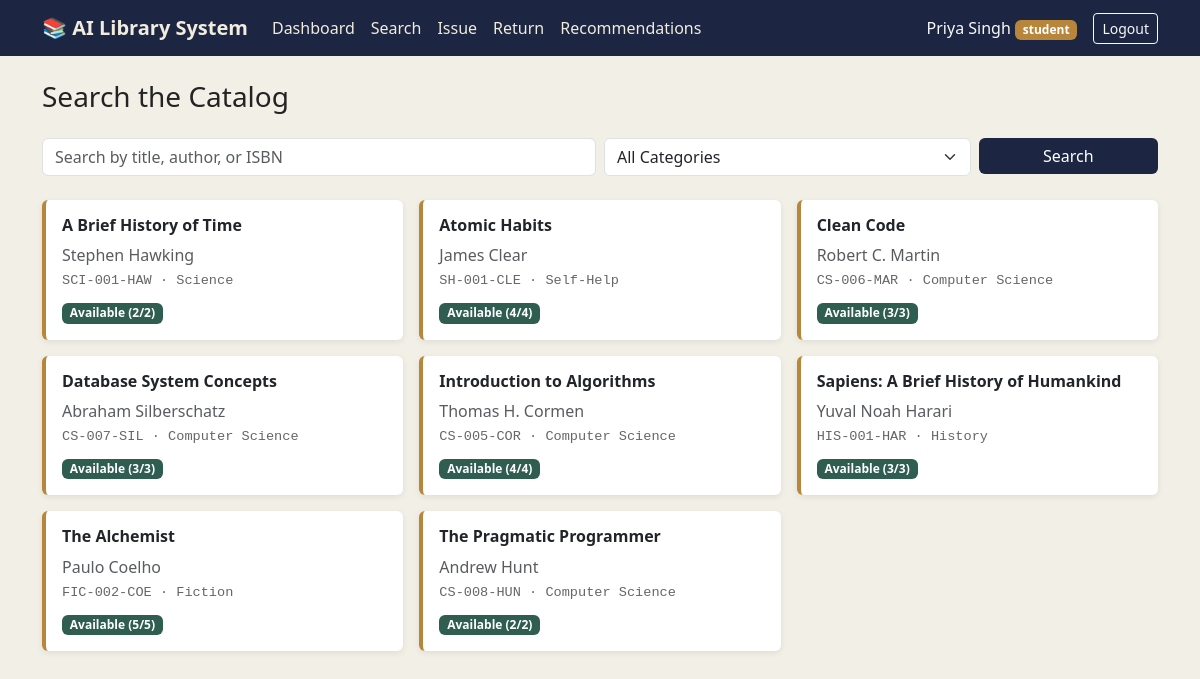
The app's page /search (signed in) with its own data.
### tables this page shows
CREATE TABLE Books (
    book_id           INTEGER PRIMARY KEY AUTOINCREMENT,
    title             TEXT NOT NULL,
    author            TEXT NOT NULL,
    category          TEXT NOT NULL,
    isbn              TEXT UNIQUE,
    call_number       TEXT,
    total_copies      INTEGER NOT NULL DEFAULT 1 CHECK (total_copies >= 0),
    available_copies  INTEGER NOT NULL DEFAULT 1 CHECK (available_copies >= 0),
    added_date        DATETIME DEFAULT CURRENT_TIMESTAMP,
    popularity_score  INTEGER DEFAULT 0
);

### app.py (the view)
@app.route("/search")
@login_required
def search():
    db = get_db()
    query = request.args.get("q", "").strip()
    category = request.args.get("category", "").strip()
    sql = "SELECT * FROM Books WHERE 1=1"
    params = []
    if query:
        sql += " AND (title LIKE ? OR author LIKE ? OR isbn LIKE ?)"
        like = f"%{query}%"
        params += [like, like, like]
    if category:
        sql += " AND category = ?"
        params.append(category)
    sql += " ORDER BY title"
    books = db.execute(sql, params).fetchall()
    categories = db.execute("SELECT DISTINCT category FROM Books ORDER BY category").fetchall()
    return render_template(
        "search.html", books=books, categories=categories, query=query, selected_category=category
    )

### app.py (called while the page is built)
def get_db():
    if "db" not in g:
        g.db = sqlite3.connect(DB_PATH)
        g.db.row_factory = sqlite3.Row
        g.db.execute("PRAGMA foreign_keys = ON")
    return g.db

def login_required(view):
    @wraps(view)
    def wrapped(*args, **kwargs):
        if "user_id" not in session:
            flash("Please log in to continue.", "warning")
            return redirect(url_for("login"))
        return view(*args, **kwargs)
    return wrapped

### templates/search.html (shortened to what this page needs)
{% extends 'base.html' %}
{% block content %}
<h3 class="mb-4">Search the Catalog</h3>
<form method="GET" action="{{ url_for('search') }}" class="row g-2 mb-4">
  <div class="col-md-6">
    <input type="text" name="q" class="form-control" placeholder="Search by title, author, or ISBN" value="{{ query }}">
  </div>
  <div class="col-md-4">
    <select name="category" class="form-select">
      <option value="">All Categories</option>
    </select>
  </div>
  <div class="col-md-2">
    <button class="btn btn-library w-100" type="submit">Search</button>
  </div>
</form>
<div class="row g-3">
  {% for book in books %}
  <div class="col-md-4">
    <div class="card card-book h-100">
      <div class="card-body">
        <h6 class="card-title fw-bold">{{ book['title'] }}</h6>
        <p class="card-text mb-1 text-muted">{{ book['author'] }}</p>
        <p class="call-number mb-2">{{ book['call_number'] }} · {{ book['category'] }}</p>
        {% if book['available_copies'] > 0 %}
          <span class="badge badge-issued">Available ({{ book['available_copies'] }}/{{ book['total_copies'] }})</span>
        {% else %}
          <span class="badge badge-overdue">All copies on loan</span>
        {% endif %}
      </div>
    </div>
  </div>
  {% else %}
  <p class="text-muted">No books matched your search.</p>
  {% endfor %}
</div>
{% endblock %}

### static/style.css (style rules this page uses)
:root { --ink: #1c2541; --ink-light: #2c3a5c; --paper: #f2efe6; --brass: #b8863b; --forest: #2f5d50; --stamp-red: #a33b2b; --charcoal: #232323; }
body { background-color: var(--paper); color: var(--charcoal); }
.btn-library { background-color: var(--ink); color: #fff; border: none; }
.card-book { border: none; border-left: 4px solid var(--brass); background: #fff; box-shadow: 0 2px 6px rgba(0, 0, 0, 0.08); }
.call-number { font-family: "Courier New", monospace; font-size: 0.85rem; color: #666; }
.badge-issued { background-color: var(--forest); }

### records on screen
Books: title "A Brief History of Time", author "Stephen Hawking", call_number "SCI-001-HAW", category "Science", available_copies "2", total_copies "2"
Books: title "Atomic Habits", author "James Clear", call_number "SH-001-CLE", category "Self-Help", available_copies "4", total_copies "4"
Books: title "Clean Code", author "Robert C. Martin", call_number "CS-006-MAR", category "Computer Science", available_copies "3", total_copies "3"
Books: title "Database System Concepts", author "Abraham Silberschatz", call_number "CS-007-SIL", category "Computer Science", available_copies "3", total_copies "3"
Books: title "Introduction to Algorithms", author "Thomas H. Cormen", call_number "CS-005-COR", category "Computer Science", available_copies "4", total_copies "4"
Books: title "Sapiens: A Brief History of Humankind", author "Yuval Noah Harari", call_number "HIS-001-HAR", category "History", available_copies "3", total_copies "3"
Books: title "The Alchemist", author "Paulo Coelho", call_number "FIC-002-COE", category "Fiction", available_copies "5", total_copies "5"
Books: title "The Pragmatic Programmer", author "Andrew Hunt", call_number "CS-008-HUN", category "Computer Science", available_copies "2", total_copies "2"

### other values on screen
{{ session.get('full_name') }} "Priya Singh"
{{ session.get('role') }} "student"
